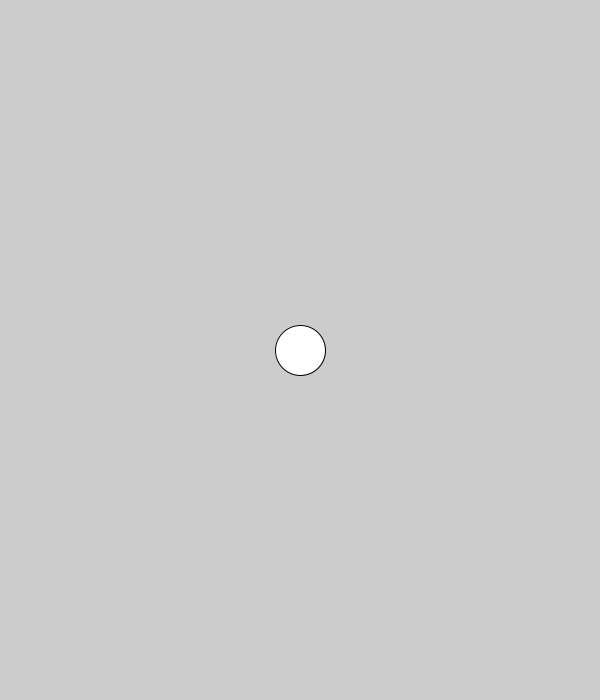
Frame 1 (no input)
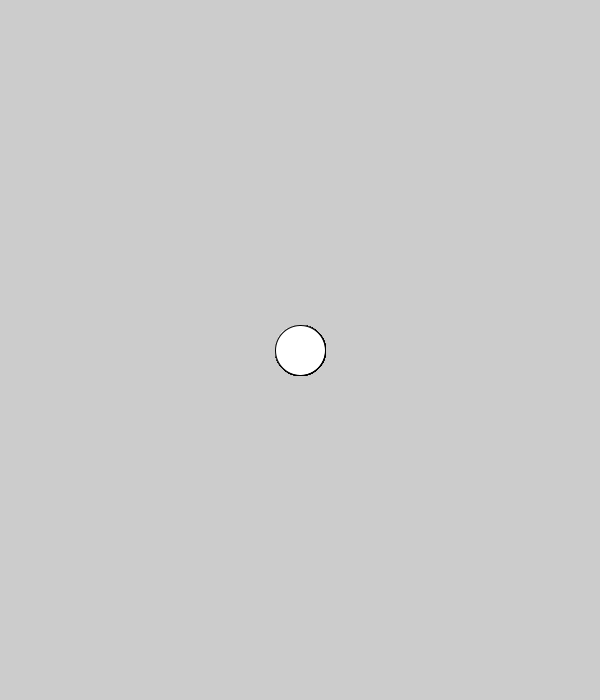
Frame 60 (the mouse pressed at the canvas centre just before this capture)
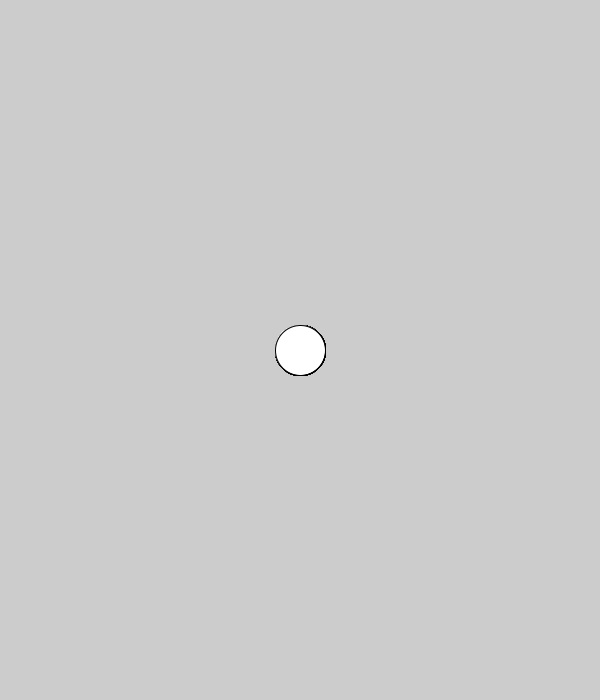
Frame 120 (the mouse held since frame 60 and released just before this capture)

The Processing sketch that drew these frames (run headless with seeded random() and noise(); from frame 60 on, the mouse is pressed at the canvas centre):

// Processing sketch: function_examples
// ── function_examples.pde
////define a function to draw a blue circle at mouse
//data_type name(parameters) {
// //do something 
//}
void setup(){
 size(600,700); 
}

void draw(){
circle(width/2,height/2,50);
}
//example
void blueCircle() {
  fill(0,100,255);
 ellipse(mouseX,mouseY,30,30); 
}

void randomCircle(){
 fill(random(255),random(255),random(255)); 
 float sz=random(3,50);
 ellipse(random(width),random(height),sz,sz);
}

void circle(int x, int y, int sz){
 ellipse(x,y,sz,sz);
}
